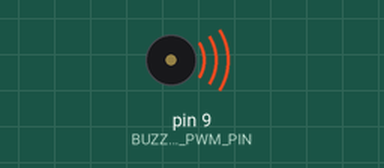
A sketch run on a simulated Arduino Uno, built with avr-gcc and run on an emulated ATmega328P. Shown: buzzer (waves = sounding, pin HIGH).

Above: at 0.2 s.
Timing chart, 0 to 3.0 s (numbered marks = the images above):
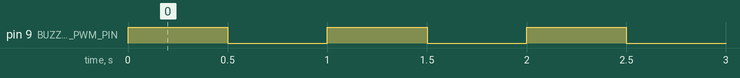

Measured:
- by itself, pin 9 (BUZZER_PWM_PIN): alternates HIGH for 0.50 s and LOW for 0.50 s

The sketch:

sketch_jun29c_Simple_Buzzer.ino
```cpp
//BUZZER Output Device , very cheaper
// 2 terminals (100ohm resitance)
// GND and OUTPUT pin (PWM pin)
// NOKIA -> Ringtone text transfer message
// monophonic tunes -> one tone at atime
// multiphonic tunes

#define BUZZER_PWM_PIN 9

void setup() {
  // put your setup code here, to run once:
  pinMode(9 , OUTPUT);
}

void loop() {
  // put your main code here, to run repeatedly:
  digitalWrite(BUZZER_PWM_PIN , HIGH);
  delay(500);
  digitalWrite(BUZZER_PWM_PIN , LOW);
  delay(500);
}
```
